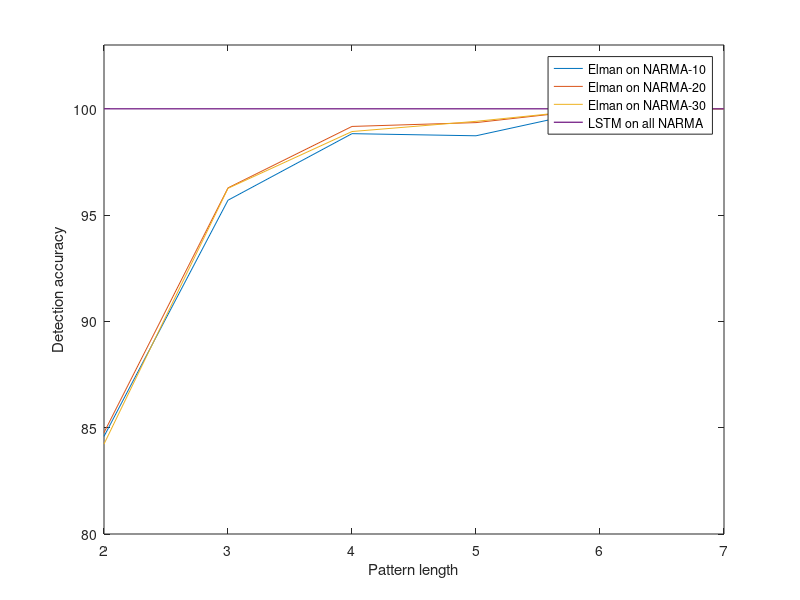

MATLAB code to generate this figure:
acc10=[84.59 95.70 98.83 98.73 100.0 100.0];
length=[2 3 4 5 6 7];

acc20=[84.77 96.28 99.17 99.35 100.0 100.0];

acc30=[84.23 96.26 98.93 99.41 100.0 100.0];

acc_=[100 100 100 100 100 100];
length_=[2 3 4 5 6 7];

plot(length,acc10,length,acc20,length,acc30,length_,acc_,'LineWidth',1)
xticks(length)
xticklabels({'2','3','4','5','6','7'})
legend('Elman on NARMA-10','Elman on NARMA-20','Elman on NARMA-30','LSTM on all NARMA')
xlabel('Pattern length') 
ylabel('Detection accuracy')
ylim([80 103])

